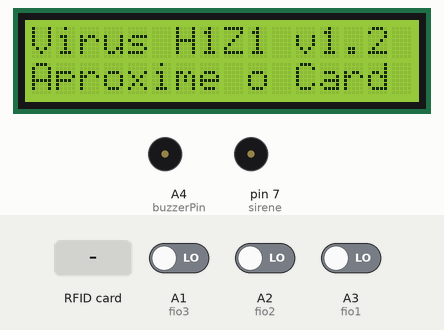
Bench run of a sketch on a simulated Arduino Uno, built with avr-gcc and run on an emulated ATmega328P. Shown: 16×2 character LCD, buzzer (waves = sounding, pin HIGH). The test bench sets the inputs (shaded band); at power-on: A3 (fio1) LOW, A1 (fio3) LOW, A2 (fio2) LOW. Pins used as bus, display or sensor lines are not drawn; what the sketch prints to the serial monitor is not drawn.

Above: at 1.3 s.
1.4 s: RFID card 75 DF B6 76 held to the reader
At 2.4 s:
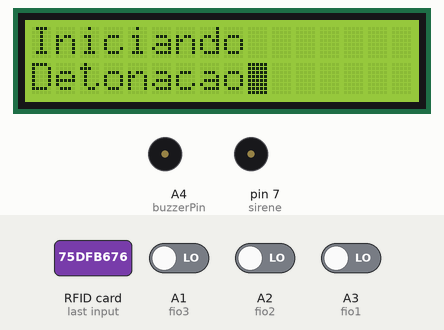
2.9 s: A3 (fio1) driven HIGH
At 5.8 s:
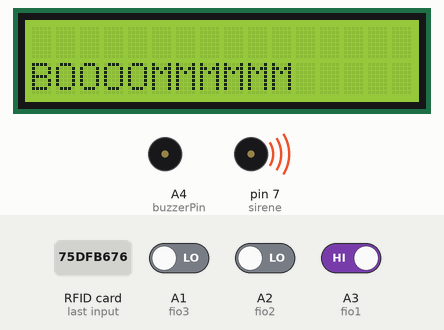
8.9 s: RFID card 3D BE 73 65 held to the reader
At 10.4 s:
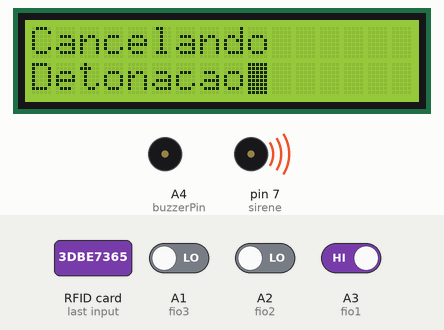
Timing chart, 0 to 11.9 s (numbered marks = the images above; inputs shaded):
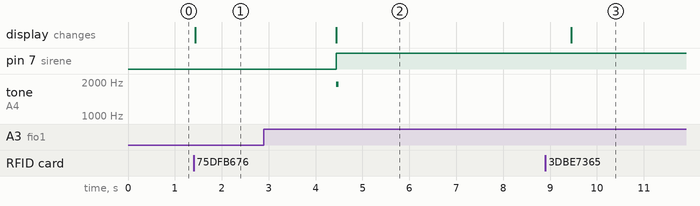

Measured:
- after the input at 1.4 s, the display: changes at once (image 1)
- after the input at 2.9 s, pin 7 (sirene): LOW → HIGH after 1.5 s; the display: changes after 1.5 s (image 2)
- after the input at 8.9 s, pin 7 (sirene): stays HIGH (without the input it goes to LOW after 0.57 s); the display: changes after 0.55 s (image 3)

The sketch:

Bomba_Fake_arduino_rfid_1.2.ino
```cpp
// (licence header left out)
#include <LiquidCrystal.h>
#include <SPI.h>
#include <MFRC522.h>
#define SS_PIN 10
#define RST_PIN 9
MFRC522 mfrc522(SS_PIN, RST_PIN);	// Create MFRC522 instance.
LiquidCrystal lcd(8, 6, 5, 4, 3, 2); // Create LCD
//Variables:
int sirene = 7; //sirene PIN
int minu = 14; //Minutes (MAX 9!)
int seco = 60; //Seconds
int buzzerPin = A4;
int fio1 = A3;
int fio2 = A2;
int fio3 = A1;
String conteudo = "";
int reset = 0;
void setup() {
  Serial.begin(9600);	// inicializa comunicação serial
  lcd.begin(16, 2); //inicializa o LCD resolução 16x2
  pinMode(sirene, OUTPUT); //Define o pino da sirene como saida
  pinMode(buzzerPin, OUTPUT);
  pinMode(fio1, INPUT);
  pinMode(fio2, INPUT);
  pinMode(fio3, INPUT);
  SPI.begin();			// Inicializa SPI bus
  mfrc522.PCD_Init();	// Inicializa Rfid - MFRC522 card
  digitalWrite(sirene, LOW);
  menu();
}
void menu() {
  lcd.clear();
  lcd.setCursor(0, 0);
  lcd.println("Virus H1Z1 v1.2     ");
  lcd.setCursor(0, 1);
  lcd.println("Aproxime o Card   ");
}
void completa() {
  while (reset == 0) {
    lcd.clear();
    lcd.setCursor(0, 2);
    //lcd.autoscroll();
    lcd.print("BOOOOMMMMMM");
    digitalWrite(sirene, HIGH);
    delay(5000);
    verifica();
    digitalWrite(sirene, LOW);
    delay(25000);
    verifica();
  }
}
void desarmar() {
  while (reset == 1) {
    lcd.clear();
    lcd.setCursor(0, 0);
    lcd.print("Bomba");
    lcd.setCursor(0, 1);
    lcd.print("Desativada");
    verifica();
    delay(1000);
  }
}
void contagem() {
  minu = 14;
  seco = 60;
  //Print Time Left: on the top of the display
  lcd.clear();
  lcd.setCursor(0, 0);
  lcd.print("Time Left");
  //Print the :
  lcd.setCursor(2, 2);
  lcd.print(":");
  //Print minutes left
  if ((minu > 0) && (minu < 9)) {
    lcd.setCursor(0, 1);
    lcd.print("0");
    lcd.setCursor(1, 1);
    lcd.print(minu);
    seco = 60;
  }
  else {
    lcd.setCursor(0, 1);
    lcd.print(minu);
  }
  // inicio do Loop
  while (minu >= 0) {
    while (seco > 0) {
      seco = seco - 1;
      tone(buzzerPin,1912,56);
      int leitura1= digitalRead(fio1);
  int leitura2= digitalRead(fio2);
  int leitura3= digitalRead(fio3);

  if (leitura1 ==0) {
        reset = 1;
        desarmar();
     }
      if (leitura2 ==0) {

        completa();
                     }
      if (leitura3 ==0) {
        seco = seco - 1;
     }
      verifica();


      if (minu <= 0 and seco <= 0) {
        completa();
      }
      delay(1000);
      if (seco > 9) {
        lcd.setCursor(3, 2);
        lcd.print(seco);
      } else {
        lcd.setCursor(3, 2);
        lcd.print("0");
        lcd.setCursor(4, 2);
        lcd.print(seco);
      }
    }
    if (minu > 0 and minu < 9) {
      minu = minu - 1;
      lcd.setCursor(0, 1);
      lcd.print("0");
      lcd.setCursor(1, 1);
      lcd.print(minu);
      seco = 60;
    }
    else {
      minu = minu - 1;
      if (minu > 9) {
        lcd.setCursor(0, 1);
      } else {
        lcd.setCursor(0, 1);
        lcd.print("0");
      }
      lcd.print(minu);
      seco = 60;
    }
  }
}
void verifica() {
  Serial.flush();
  conteudo = "";
  // Look for new cards
  if ( ! mfrc522.PICC_IsNewCardPresent()) {
    return;
  }
  // Select one of the cards
  if ( ! mfrc522.PICC_ReadCardSerial()) {
    return;
  }
  // Dump debug info about the card. PICC_HaltA() is automatically called.
  mfrc522.PICC_DumpToSerial(&(mfrc522.uid));
  for (byte i = 0; i < mfrc522.uid.size; i++)
  {
    Serial.print(mfrc522.uid.uidByte[i] < 0x10 ? " 0" : " ");
    Serial.print(mfrc522.uid.uidByte[i], HEX);
    conteudo.concat(String(mfrc522.uid.uidByte[i] < 0x10 ? " 0" : " "));
    conteudo.concat(String(mfrc522.uid.uidByte[i], HEX));
  }
  Serial.println();
  Serial.print("Mensagem : ");
  conteudo.toUpperCase();
  if (conteudo.substring(1) == "75 DF B6 76") //UID 1 - Chaveiro
  {
    lcd.clear();
    lcd.setCursor(0, 0);
    lcd.print("Iniciando");
    lcd.setCursor(0, 1);
    lcd.print("Detonacao");
    lcd.blink();
    delay(3000);
    lcd.clear();
    lcd.noBlink();
    reset = 0;
    contagem();
  }
  if  (conteudo.substring(1) == "3D BE 73 65") //UID 1 - Chaveiro
  {
    lcd.clear();
    lcd.setCursor(0, 0);
    lcd.print("Cancelando");
    lcd.setCursor(0, 1);
    lcd.print("Detonacao");
    lcd.blink();
    delay(3000);
    lcd.clear();
    lcd.noBlink();
    reset = 1;
    desarmar();
  }
}
void loop() {

  verifica();
}
```
